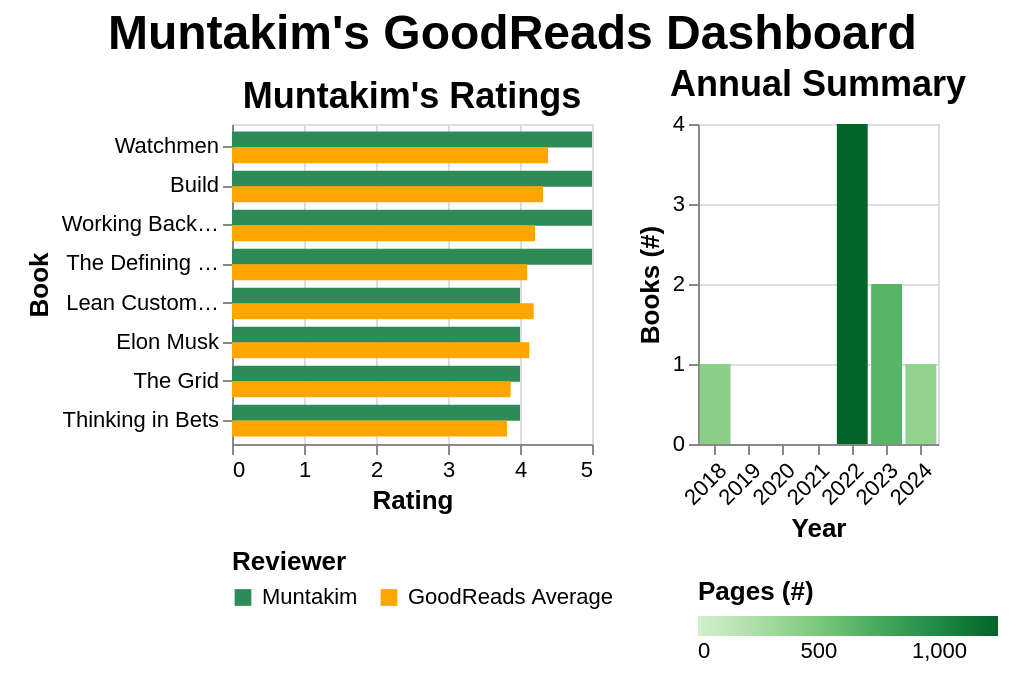

Express this chart as Vega-Lite.
### Vega-Lite specification from a JSON file in a GitHub repository (floating-point values rounded to 4 significant figures)
{"background": null, "config": {"view": {"continuousWidth": 180, "continuousHeight": 160}, "axis": {"labelFontSize": 11, "titleFontSize": 13}, "legend": {"labelFontSize": 11, "titleFontSize": 13, "orient": "bottom", "gradientLength": 150, "gradientThickness": 10}}, "hconcat": [{"data": {"name": "data-26ef6fd35988b53c5090f9c6ca44a4ba"}, "mark": {"type": "bar", "size": 8}, "encoding": {"color": {"field": "Reviewer", "legend": {"labelFontSize": 11, "symbolSize": 70, "symbolType": "square", "title": "Reviewer", "titleFontSize": 13}, "scale": {"domain": ["Muntakim", "GoodReads Average"], "range": ["seagreen", "orange"]}, "type": "nominal"}, "tooltip": [{"field": "Title", "title": "Title", "type": "nominal"}, {"field": "Authors", "title": "Author(s)", "type": "nominal"}, {"field": "Year", "title": "Year Read", "type": "quantitative"}, {"field": "Reviewer", "title": "Reviewer", "type": "nominal"}, {"field": "Rating", "title": "Rating", "type": "quantitative"}], "x": {"axis": {"labelFontSize": 11, "titleFontSize": 13}, "field": "Rating", "scale": {"domain": [0, 5]}, "title": "Rating", "type": "quantitative"}, "y": {"axis": {"labelFontSize": 11, "labelLimit": 80, "titleFontSize": 13}, "field": "SummarizedTitle", "sort": {"field": "Rating", "order": "descending"}, "title": "Book", "type": "nominal"}, "yOffset": {"field": "Reviewer", "type": "nominal"}}, "height": 160, "width": 180, "title": {"text": "Muntakim's Ratings", "fontSize": 18}}, {"data": {"name": "data-6c958c206645b7e22635aeb796ff59cc"}, "mark": {"type": "bar"}, "encoding": {"color": {"field": "Pages", "legend": {"labelFontSize": 11, "title": "Pages (#)", "titleFontSize": 13}, "scale": {"scheme": "greens"}, "title": "Pages (#)", "type": "quantitative"}, "tooltip": [{"field": "Year", "title": "Year", "type": "ordinal"}, {"field": "Books", "title": "Books (#)", "type": "quantitative"}, {"field": "Pages", "title": "Pages (#)", "type": "quantitative"}], "x": {"axis": {"labelAngle": -45, "labelFontSize": 11, "titleFontSize": 13}, "field": "Year", "title": "Year", "type": "nominal"}, "y": {"axis": {"labelFontSize": 11, "titleFontSize": 13}, "field": "Books", "title": "Books (#)", "type": "quantitative"}}, "height": 160, "width": 120, "title": {"text": "Annual Summary", "fontSize": 18}}], "spacing": 10, "padding": {"left": 12, "right": 12, "top": 5, "bottom": 8}, "title": {"text": "Muntakim's GoodReads Dashboard", "anchor": "middle", "fontSize": 24}, "$schema": "https://vega.github.io/schema/vega-lite/v5.20.1.json", "datasets": {"data-26ef6fd35988b53c5090f9c6ca44a4ba": [{"SummarizedTitle": "The Grid", "Title": "The Grid: The Fraying Wires Between Americans and Our Energy Future", "Authors": "Gretchen Bakke", "Year": 2024, "Reviewer": "Muntakim", "Rating": 4.0}, {"SummarizedTitle": "Working Backwards", "Title": "Working Backwards: Insights, Stories, and Secrets from Inside Amazon", "Authors": "Colin Bryar | Bill Carr", "Year": 2022, "Reviewer": "Muntakim", "Rating": 5.0}, {"SummarizedTitle": "Watchmen", "Title": "Watchmen", "Authors": "Alan             Moore | Dave Gibbons | John    Higgins", "Year": 2018, "Reviewer": "Muntakim", "Rating": 5.0}, {"SummarizedTitle": "Elon Musk", "Title": "Elon Musk: Tesla, SpaceX, and the Quest for a Fantastic Future", "Authors": "Ashlee Vance", "Year": 2023, "Reviewer": "Muntakim", "Rating": 4.0}, {"SummarizedTitle": "Lean Customer Development", "Title": "Lean Customer Development: Building Products Your Customers Will Buy", "Authors": "Cindy Alvarez", "Year": 2022, "Reviewer": "Muntakim", "Rating": 4.0}, {"SummarizedTitle": "The Defining Decade", "Title": "The Defining Decade: Why Your Twenties Matter—And How to Make the Most of Them Now", "Authors": "Meg Jay", "Year": 2023, "Reviewer": "Muntakim", "Rating": 5.0}, {"SummarizedTitle": "Build", "Title": "Build: An Unorthodox Guide to Making Things Worth Making", "Authors": "Tony Fadell", "Year": 2022, "Reviewer": "Muntakim", "Rating": 5.0}, {"SummarizedTitle": "Thinking in Bets", "Title": "Thinking in Bets: Making Smarter Decisions When You Don't Have All the Facts", "Authors": "Annie Duke", "Year": 2022, "Reviewer": "Muntakim", "Rating": 4.0}, {"SummarizedTitle": "The Grid", "Title": "The Grid: The Fraying Wires Between Americans and Our Energy Future", "Authors": "Gretchen Bakke", "Year": 2024, "Reviewer": "GoodReads Average", "Rating": 3.87}, {"SummarizedTitle": "Working Backwards", "Title": "Working Backwards: Insights, Stories, and Secrets from Inside Amazon", "Authors": "Colin Bryar | Bill Carr", "Year": 2022, "Reviewer": "GoodReads Average", "Rating": 4.21}, {"SummarizedTitle": "Watchmen", "Title": "Watchmen", "Authors": "Alan             Moore | Dave Gibbons | John    Higgins", "Year": 2018, "Reviewer": "GoodReads Average", "Rating": 4.39}, {"SummarizedTitle": "Elon Musk", "Title": "Elon Musk: Tesla, SpaceX, and the Quest for a Fantastic Future", "Authors": "Ashlee Vance", "Year": 2023, "Reviewer": "GoodReads Average", "Rating": 4.13}, {"SummarizedTitle": "Lean Customer Development", "Title": "Lean Customer Development: Building Products Your Customers Will Buy", "Authors": "Cindy Alvarez", "Year": 2022, "Reviewer": "GoodReads Average", "Rating": 4.19}, {"SummarizedTitle": "The Defining Decade", "Title": "The Defining Decade: Why Your Twenties Matter—And How to Make the Most of Them Now", "Authors": "Meg Jay", "Year": 2023, "Reviewer": "GoodReads Average", "Rating": 4.1}, {"SummarizedTitle": "Build", "Title": "Build: An Unorthodox Guide to Making Things Worth Making", "Authors": "Tony Fadell", "Year": 2022, "Reviewer": "GoodReads Average", "Rating": 4.32}, {"SummarizedTitle": "Thinking in Bets", "Title": "Thinking in Bets: Making Smarter Decisions When You Don't Have All the Facts", "Authors": "Annie Duke", "Year": 2022, "Reviewer": "GoodReads Average", "Rating": 3.82}], "data-6c958c206645b7e22635aeb796ff59cc": [{"Year": 2018, "Books": 1, "Pages": 416}, {"Year": 2019, "Books": 0, "Pages": 0}, {"Year": 2020, "Books": 0, "Pages": 0}, {"Year": 2021, "Books": 0, "Pages": 0}, {"Year": 2022, "Books": 4, "Pages": 1242}, {"Year": 2023, "Books": 2, "Pages": 665}, {"Year": 2024, "Books": 1, "Pages": 384}]}}
